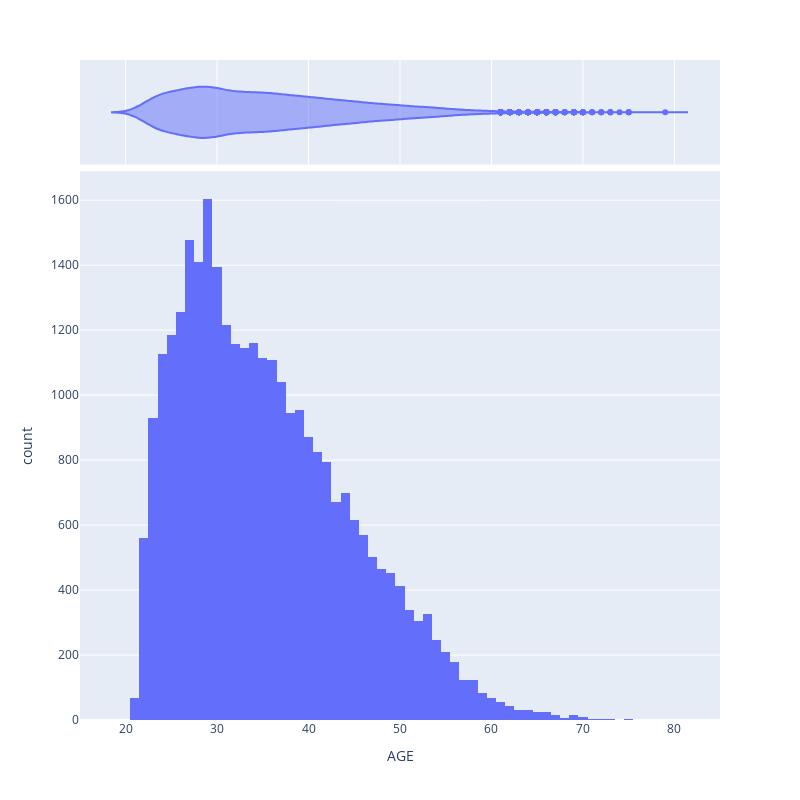

Notebook cell for this chart:
### Code cell
fig  = px.histogram(df,x='AGE', labels={'x':'AGE','y':'DISTRIBUTION'},marginal='violin')
fig.update_layout(height = 800,width=800)
fig.show()

### Figure 1 — Plotly figure (JSON) as saved in the notebook; plotly's stock layout.template omitted (floating-point values rounded to 4 significant figures; data arrays with more than 128 entries replaced by an {"elided": "..."} marker saying what was removed)
{"data": [{"alignmentgroup": "True", "bingroup": "x", "hovertemplate": "AGE=%{x}<br>count=%{y}<extra></extra>", "legendgroup": "", "marker": {"color": "#636efa", "pattern": {"shape": ""}}, "name": "", "offsetgroup": "", "orientation": "v", "showlegend": false, "type": "histogram", "x": {"elided": "30000 int values"}, "xaxis": "x", "yaxis": "y"}, {"alignmentgroup": "True", "hovertemplate": "AGE=%{x}<extra></extra>", "legendgroup": "", "marker": {"color": "#636efa"}, "name": "", "offsetgroup": "", "scalegroup": "x", "showlegend": false, "type": "violin", "x": {"elided": "30000 int values"}, "xaxis": "x2", "yaxis": "y2"}], "layout": {"barmode": "relative", "height": 800, "legend": {"tracegroupgap": 0}, "margin": {"t": 60}, "width": 800, "xaxis": {"anchor": "y", "domain": [0, 1], "title": {"text": "AGE"}}, "xaxis2": {"anchor": "y2", "domain": [0, 1], "matches": "x", "showgrid": true, "showticklabels": false}, "yaxis": {"anchor": "x", "domain": [0, 0.8316], "title": {"text": "count"}}, "yaxis2": {"anchor": "x2", "domain": [0.8416, 1], "matches": "y2", "showgrid": false, "showline": false, "showticklabels": false, "ticks": ""}}}
